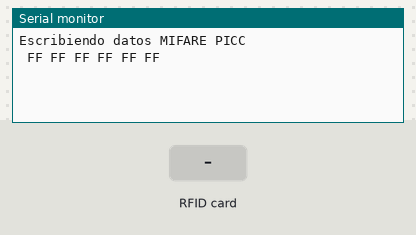
The sketch below on a simulated Arduino Uno, built with avr-gcc and run on an emulated ATmega328P. Shown: the last lines printed to the serial monitor. The test bench sets the inputs (shaded band).

Above: at 1.2 s.
1.3 s: RFID card 5E 7A 19 C4 held to the reader
At 2.5 s:
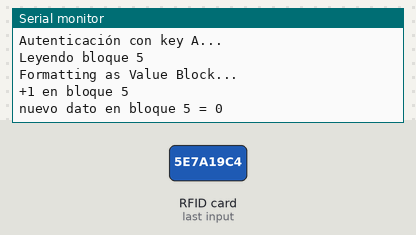
2.8 s: RFID card 5E 7A 19 C4 held to the reader
At 3.6 s:
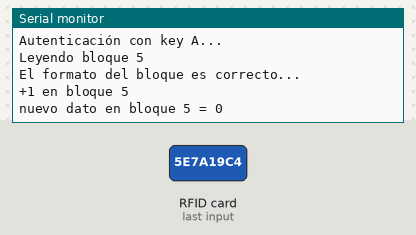

The sketch:

rfid-3-escribiendo-datos-incremento.ino
```cpp
#include <SPI.h> // Serial Perispherical Interface
#include <MFRC522.h> // lector/escritor RC522

#define SS_PIN 10
#define RST_PIN 9
MFRC522 mfrc522(SS_PIN, RST_PIN);   // MFRC522 instancia.
MFRC522::MIFARE_Key key;             //llave de acceso

void setup() {
   Serial.begin(9600); // Comunicación serial
    SPI.begin();            // comunicación SPI
    mfrc522.PCD_Init(); // inicia MFRC522
        Serial.println(F("Escribiendo datos MIFARE PICC "));
         for (byte i = 0; i < 6; i++) key.keyByte[i] = 0xFF;
          dump_byte_array(key.keyByte, MFRC522::MF_KEY_SIZE);
}

void loop() {


        if ( ! mfrc522.PICC_IsNewCardPresent())   return;
        if ( ! mfrc522.PICC_ReadCardSerial())    return;

 // Detalles del PICC (tag/card)
    Serial.print(F("Card UID:"));
   dump_byte_array(mfrc522.uid.uidByte, mfrc522.uid.size);
    Serial.println();
    Serial.print(F("PICC type: "));
    MFRC522::PICC_Type piccType = mfrc522.PICC_GetType(mfrc522.uid.sak);
    Serial.println(mfrc522.PICC_GetTypeName(piccType));

//Chequea compatibilidad
        if (    piccType != MFRC522::PICC_TYPE_MIFARE_MINI
        &&  piccType != MFRC522::PICC_TYPE_MIFARE_1K
        &&  piccType != MFRC522::PICC_TYPE_MIFARE_4K) {
        Serial.println(F("This sample only works with MIFARE Classic cards."));
        return;
    }

byte  sector = 1; // numero de sector
byte  blockA = 5; // numero de bloqueA
byte  blockB = 6; // numero de bloqueB
byte  trailerblock = 7; // bloque de transacción
    MFRC522::StatusCode status;
    byte buffer[18];
    byte size = sizeof(buffer);
    long value;
    //autenticación llaveA
 Serial.println(F("Autenticación con key A..."));
    status = mfrc522.PCD_Authenticate(MFRC522::PICC_CMD_MF_AUTH_KEY_A, trailerblock, &key, &(mfrc522.uid));
    if (status != MFRC522::STATUS_OK) {
        Serial.print(F("PCD_Authenticate() failed: "));
        Serial.println(mfrc522.GetStatusCodeName(status));
        return;
    }

    // Muestra el dato del bloque
    Serial.println(F("data actual sector:"));
    mfrc522.PICC_DumpMifareClassicSectorToSerial(&(mfrc522.uid), &key, sector);
    Serial.println();

    byte trailerBuffer[] = {
        255, 255, 255, 255, 255, 255,       // key A
        0, 0, 0,
        0,
        255, 255, 255, 255, 255, 255};      // key B
    mfrc522.MIFARE_SetAccessBits(&trailerBuffer[6], 0, 6, 6, 3);

  Serial.println(F("leyendo sector trailer..."));
    status = mfrc522.MIFARE_Read(trailerblock, buffer, &size);
    if (status != MFRC522::STATUS_OK) {
        Serial.print(F("MIFARE_Read() failed: "));
        Serial.println(mfrc522.GetStatusCodeName(status));
        return;
    }
    // Check if it matches the desired access pattern already;
    // because if it does, we don't need to write it again...
    if (    buffer[6] != trailerBuffer[6]
        &&  buffer[7] != trailerBuffer[7]
        &&  buffer[8] != trailerBuffer[8]) {
        // They don't match (yet), so write it to the PICC
        Serial.println(F("Writing new sector trailer..."));
        status = mfrc522.MIFARE_Write(trailerblock, trailerBuffer, 16);
        if (status != MFRC522::STATUS_OK) {
            Serial.print(F("MIFARE_Write() failed: "));
            Serial.println(mfrc522.GetStatusCodeName(status));
            return;
        }
    }

    // Autenticar key B
    Serial.println(F("Autenticación con key A..."));
    status = mfrc522.PCD_Authenticate(MFRC522::PICC_CMD_MF_AUTH_KEY_B, trailerblock, &key, &(mfrc522.uid));
    if (status != MFRC522::STATUS_OK) {
        Serial.print(F("PCD_Authenticate() failed: "));
        Serial.println(mfrc522.GetStatusCodeName(status));
        return;
    }

    formatValueBlock(blockA);
    //formatValueBlock(blockB);
        Serial.print("+1 en bloque "); Serial.println(blockA);
    status = mfrc522.MIFARE_Increment(blockA, 1);
    if (status != MFRC522::STATUS_OK) {
        Serial.print(F("MIFARE_Increment() failed: "));
        Serial.println(mfrc522.GetStatusCodeName(status));
        return;
    }
    status = mfrc522.MIFARE_Transfer(blockA);
    if (status != MFRC522::STATUS_OK) {
        Serial.print(F("MIFARE_Transfer() failed: "));
        Serial.println(mfrc522.GetStatusCodeName(status));
        return;
    }
    // Nuevo dato...
    status = mfrc522.MIFARE_GetValue(blockA, &value);
    if (status != MFRC522::STATUS_OK) {
        Serial.print(F("mifare_GetValue() failed: "));
        Serial.println(mfrc522.GetStatusCodeName(status));
        return;
    }
    Serial.print("nuevo dato en bloque "); Serial.print(blockA);
    Serial.print(" = "); Serial.println(value);

   }

void dump_byte_array(byte *buffer, byte bufferSize) {
    for (byte i = 0; i < bufferSize; i++) {
        Serial.print(buffer[i] < 0x10 ? " 0" : " ");
        Serial.print(buffer[i], HEX);
    }
}

void formatValueBlock(byte blockAddr) {
    byte buffer[18];
    byte size = sizeof(buffer);
    MFRC522::StatusCode status;

    Serial.print(F("Leyendo bloque ")); Serial.println(blockAddr);
    status = mfrc522.MIFARE_Read(blockAddr, buffer, &size);
    if (status != MFRC522::STATUS_OK) {
        Serial.print(F("MIFARE_Read() failed: "));
        Serial.println(mfrc522.GetStatusCodeName(status));
        return;
    }

    if (    (buffer[0] == (byte)~buffer[4])
        &&  (buffer[1] == (byte)~buffer[5])
        &&  (buffer[2] == (byte)~buffer[6])
        &&  (buffer[3] == (byte)~buffer[7])

        &&  (buffer[0] == buffer[8])
        &&  (buffer[1] == buffer[9])
        &&  (buffer[2] == buffer[10])
        &&  (buffer[3] == buffer[11])

        &&  (buffer[12] == (byte)~buffer[13])
        &&  (buffer[12] ==        buffer[14])
        &&  (buffer[12] == (byte)~buffer[15])) {
        Serial.println(F("El formato del bloque es correcto..."));
    }
    else {
        Serial.println(F("Formatting as Value Block..."));
        byte valueBlock[] = {
            0, 0, 0, 0,
            255, 255, 255, 255,
            0, 0, 0, 0,
            blockAddr, ~blockAddr, blockAddr, ~blockAddr };
        status = mfrc522.MIFARE_Write(blockAddr, valueBlock, 16);
        if (status != MFRC522::STATUS_OK) {
            Serial.print(F("MIFARE_Write() failed: "));
            Serial.println(mfrc522.GetStatusCodeName(status));
        }
    }
}
```

Measured:
- after the input at 1.3 s, the serial monitor: prints a new line at once (image 1)
- after the input at 2.8 s, the serial monitor: prints a new line at once (image 2)
